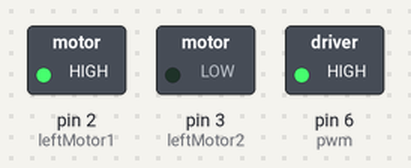
The sketch below on a simulated Arduino Uno, built with avr-gcc and run on an emulated ATmega328P. Parts: switched loads named in the sketch (green lamp = pin HIGH).

Above: at 0.1 s.
Timing chart, 0 to 1.6 s (numbered marks = the images above):
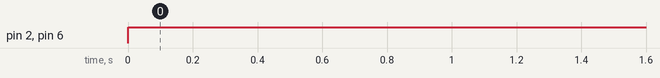

Measured:
- by itself, pin 2 (leftMotor1), pin 6 (pwm): LOW → HIGH at 0.00 s

The sketch:

motor-test.ino
```cpp
const int leftMotor1 = 2;
const int leftMotor2 = 3;
const int pwm = 6;
//const int rightMotor1 = 5;
//const int rightMotor2 = 6;

void setup() {
	pinMode(leftMotor1, OUTPUT);
	pinMode(leftMotor2, OUTPUT);
}

void loop() {
	digitalWrite(leftMotor1, 1);
	digitalWrite(leftMotor2, 0);
        analogWrite(pwm, 255);
	//analogWrite(rightMotor1, 100);
	//digitalWrite(rightMotor2, 0);
}
```
